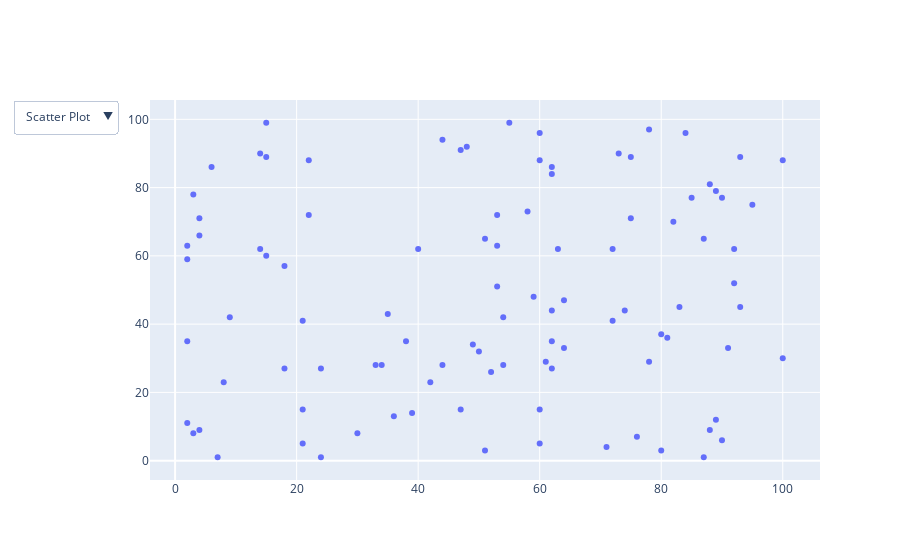

The notebook cell this image was saved under:
### Code cell
import plotly.graph_objects as px
  
# creating random data through randomint
# function of numpy.random
np.random.seed(42)
  
# Data to be Plotted
random_x = np.random.randint(1, 101, 100)
random_y = np.random.randint(1, 101, 100)
  
plot = px.Figure(data=[px.Scatter(
    x=random_x,
    y=random_y,
    mode='markers',)
])
  
# Add dropdown
plot.update_layout(
    updatemenus=[
        dict(
            buttons=list([
                dict(
                    args=["type", "scatter"],
                    label="Scatter Plot",
                    method="restyle"
                ),
                dict(
                    args=["type", "bar"],
                    label="Bar Chart",
                    method="restyle"
                )
            ]),
            direction="down",
        ),
    ]
)
  
plot.show()

### Figure 1 — Plotly figure (JSON) as saved in the notebook; plotly's stock layout.template omitted (floating-point values rounded to 4 significant figures)
{"data": [{"mode": "markers", "type": "scatter", "x": [52, 93, 15, 72, 61, 21, 83, 87, 75, 75, 88, 100, 24, 3, 22, 53, 2, 88, 30, 38, 2, 64, 60, 21, 33, 76, 58, 22, 89, 49, 91, 59, 42, 92, 60, 80, 15, 62, 62, 47, 62, 51, 55, 64, 3, 51, 7, 21, 73, 39, 18, 4, 89, 60, 14, 9, 90, 53, 2, 84, 92, 60, 71, 44, 8, 47, 35, 78, 81, 36, 50, 4, 2, 6, 54, 4, 54, 93, 63, 18, 90, 44, 34, 74, 62, 100, 14, 95, 48, 15, 72, 78, 87, 62, 40, 85, 80, 82, 53, 24], "y": [26, 89, 60, 41, 29, 15, 45, 65, 89, 71, 9, 88, 1, 8, 88, 63, 11, 81, 8, 35, 35, 33, 5, 41, 28, 7, 73, 72, 12, 34, 33, 48, 23, 62, 88, 37, 99, 44, 86, 91, 35, 65, 99, 47, 78, 3, 1, 5, 90, 14, 27, 9, 79, 15, 90, 42, 77, 51, 63, 96, 52, 96, 4, 94, 23, 15, 43, 29, 36, 13, 32, 71, 59, 86, 28, 66, 42, 45, 62, 57, 6, 28, 28, 44, 84, 30, 62, 75, 92, 89, 62, 97, 1, 27, 62, 77, 3, 70, 72, 27]}], "layout": {"autosize": true, "updatemenus": [{"buttons": [{"args": ["type", "scatter"], "label": "Scatter Plot", "method": "restyle"}, {"args": ["type", "bar"], "label": "Bar Chart", "method": "restyle"}], "direction": "down"}], "xaxis": {"autorange": true, "range": [-4.132, 106.1], "type": "linear"}, "yaxis": {"autorange": true, "range": [-6.178, 106.2], "type": "linear"}}}
